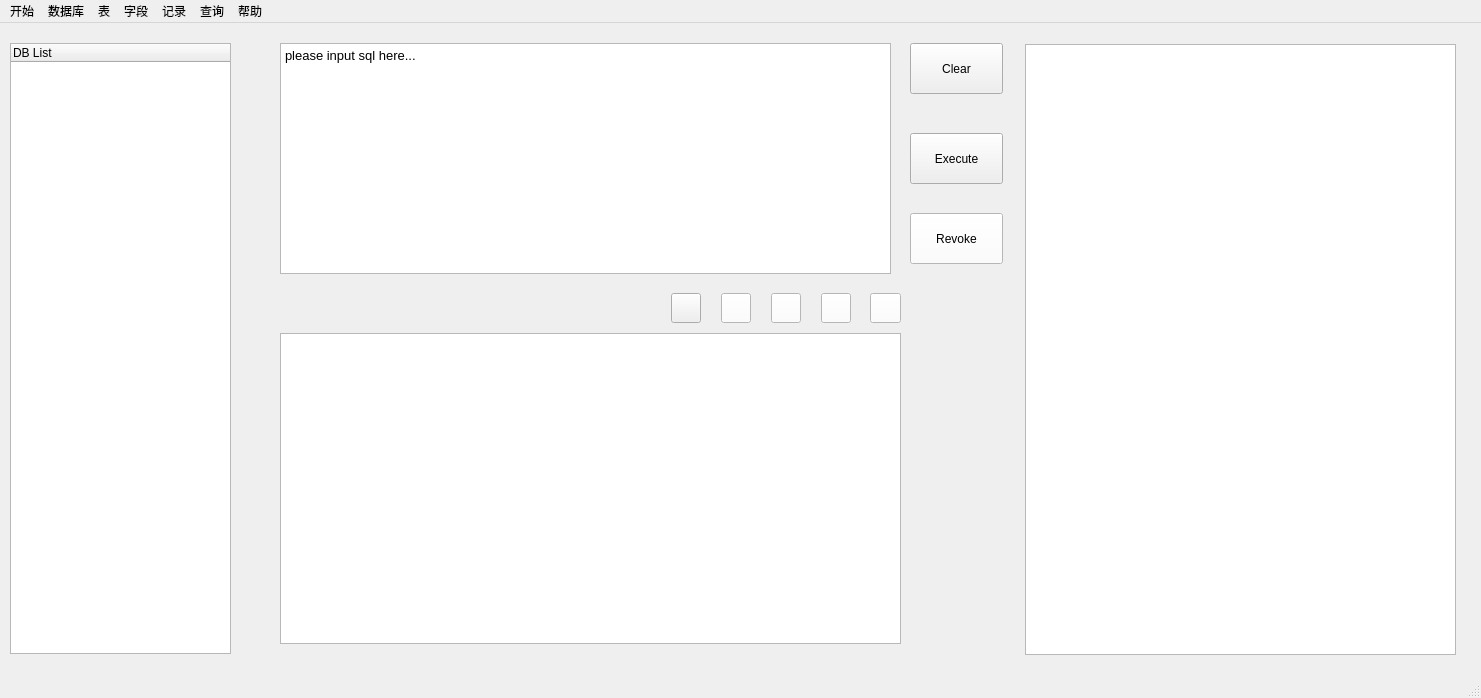
<?xml version="1.0" encoding="UTF-8"?>
<ui version="4.0">
 <class>MainWindow</class>
 <widget class="QMainWindow" name="MainWindow">
  <property name="geometry">
   <rect>
    <x>0</x>
    <y>0</y>
    <width>1481</width>
    <height>698</height>
   </rect>
  </property>
  <property name="windowTitle">
   <string>MainWindow</string>
  </property>
  <property name="styleSheet">
   <string notr="true">background-image: url(:/FILE/res/background.png);</string>
  </property>
  <widget class="QWidget" name="centralwidget">
   <widget class="QTreeWidget" name="treeWidget">
    <property name="geometry">
     <rect>
      <x>10</x>
      <y>20</y>
      <width>221</width>
      <height>611</height>
     </rect>
    </property>
    <property name="styleSheet">
     <string notr="true">border-color: rgb(255, 255, 255);
background-image: url(:/build-DBMS-Desktop_Qt_5_9_9_MSVC2015_32bit-Debug/DBMS/res/back (2).png);</string>
    </property>
    <column>
     <property name="text">
      <string>DB List</string>
     </property>
    </column>
   </widget>
   <widget class="QTextEdit" name="textEdit">
    <property name="geometry">
     <rect>
      <x>280</x>
      <y>20</y>
      <width>611</width>
      <height>231</height>
     </rect>
    </property>
    <property name="styleSheet">
     <string notr="true">font: 75 15pt &quot;Times New Roman&quot;;
background-image: url(:/build-DBMS-Desktop_Qt_5_9_9_MSVC2015_32bit-Debug/DBMS/res/back (2).png);</string>
    </property>
    <property name="html">
     <string>&lt;!DOCTYPE HTML PUBLIC &quot;-//W3C//DTD HTML 4.0//EN&quot; &quot;http://www.w3.org/TR/REC-html40/strict.dtd&quot;&gt;
&lt;html&gt;&lt;head&gt;&lt;meta name=&quot;qrichtext&quot; content=&quot;1&quot; /&gt;&lt;style type=&quot;text/css&quot;&gt;
p, li { white-space: pre-wrap; }
&lt;/style&gt;&lt;/head&gt;&lt;body style=&quot; font-family:'Times New Roman'; font-size:15pt; font-weight:72; font-style:normal;&quot;&gt;
&lt;p style=&quot; margin-top:0px; margin-bottom:0px; margin-left:0px; margin-right:0px; -qt-block-indent:0; text-indent:0px;&quot;&gt;&lt;span style=&quot; font-family:'SimSun'; font-size:10pt; font-weight:400;&quot;&gt;please input sql here...&lt;/span&gt;&lt;/p&gt;&lt;/body&gt;&lt;/html&gt;</string>
    </property>
   </widget>
   <widget class="QTableWidget" name="tableWidget">
    <property name="geometry">
     <rect>
      <x>280</x>
      <y>310</y>
      <width>621</width>
      <height>311</height>
     </rect>
    </property>
    <property name="styleSheet">
     <string notr="true">background-image: url(:/build-DBMS-Desktop_Qt_5_9_9_MSVC2015_32bit-Debug/DBMS/res/back (2).png);</string>
    </property>
   </widget>
   <widget class="QPushButton" name="pushButton">
    <property name="geometry">
     <rect>
      <x>910</x>
      <y>110</y>
      <width>93</width>
      <height>51</height>
     </rect>
    </property>
    <property name="styleSheet">
     <string notr="true">font: 87 11pt &quot;Bodoni MT Black&quot;;</string>
    </property>
    <property name="text">
     <string>Execute</string>
    </property>
   </widget>
   <widget class="QPushButton" name="clearbutton">
    <property name="geometry">
     <rect>
      <x>910</x>
      <y>20</y>
      <width>93</width>
      <height>51</height>
     </rect>
    </property>
    <property name="styleSheet">
     <string notr="true">font: 87 11pt &quot;Bodoni MT Black&quot;;</string>
    </property>
    <property name="text">
     <string>Clear</string>
    </property>
   </widget>
   <widget class="QPushButton" name="backbutton">
    <property name="geometry">
     <rect>
      <x>910</x>
      <y>190</y>
      <width>93</width>
      <height>51</height>
     </rect>
    </property>
    <property name="styleSheet">
     <string notr="true">font: 87 11pt &quot;Bodoni MT Black&quot;;
background-color: rgb(255, 255, 255);</string>
    </property>
    <property name="text">
     <string>Revoke</string>
    </property>
   </widget>
   <widget class="QPushButton" name="tadd">
    <property name="geometry">
     <rect>
      <x>671</x>
      <y>270</y>
      <width>30</width>
      <height>30</height>
     </rect>
    </property>
    <property name="styleSheet">
     <string notr="true"/>
    </property>
    <property name="text">
     <string/>
    </property>
   </widget>
   <widget class="QPushButton" name="tdelete">
    <property name="geometry">
     <rect>
      <x>721</x>
      <y>270</y>
      <width>30</width>
      <height>30</height>
     </rect>
    </property>
    <property name="styleSheet">
     <string notr="true">background-color: rgb(255, 255, 255);
border-image: url(:/build-DBMS-Desktop_Qt_5_9_9_MSVC2015_32bit-Debug/DBMS/res/delete.png);
color: rgb(255, 255, 255);</string>
    </property>
    <property name="text">
     <string/>
    </property>
   </widget>
   <widget class="QPushButton" name="tcorrect">
    <property name="geometry">
     <rect>
      <x>771</x>
      <y>270</y>
      <width>30</width>
      <height>30</height>
     </rect>
    </property>
    <property name="styleSheet">
     <string notr="true">background-color: rgb(255, 255, 255);
border-image: url(:/build-DBMS-Desktop_Qt_5_9_9_MSVC2015_32bit-Debug/DBMS/res/correct.png);
color: rgb(255, 255, 255);</string>
    </property>
    <property name="text">
     <string/>
    </property>
   </widget>
   <widget class="QPushButton" name="twrong">
    <property name="geometry">
     <rect>
      <x>821</x>
      <y>270</y>
      <width>30</width>
      <height>30</height>
     </rect>
    </property>
    <property name="styleSheet">
     <string notr="true">background-color: rgb(255, 255, 255);
border-image: url(:/build-DBMS-Desktop_Qt_5_9_9_MSVC2015_32bit-Debug/DBMS/res/wrong.png);
color: rgb(255, 255, 255);</string>
    </property>
    <property name="text">
     <string/>
    </property>
   </widget>
   <widget class="QPushButton" name="trefresh">
    <property name="geometry">
     <rect>
      <x>870</x>
      <y>270</y>
      <width>31</width>
      <height>30</height>
     </rect>
    </property>
    <property name="styleSheet">
     <string notr="true">background-color: rgb(255, 255, 255);
color: rgb(255, 255, 255);
border-image: url(:/build-DBMS-Desktop_Qt_5_9_9_MSVC2015_32bit-Debug/DBMS/res/refresh.png);</string>
    </property>
    <property name="text">
     <string/>
    </property>
   </widget>
   <widget class="QTableWidget" name="showWidget">
    <property name="geometry">
     <rect>
      <x>1025</x>
      <y>21</y>
      <width>431</width>
      <height>611</height>
     </rect>
    </property>
    <property name="styleSheet">
     <string notr="true">background-image: url(:/build-DBMS-Desktop_Qt_5_9_9_MSVC2015_32bit-Debug/DBMS/res/back (2).png);</string>
    </property>
   </widget>
   <zorder>tableWidget</zorder>
   <zorder>pushButton</zorder>
   <zorder>clearbutton</zorder>
   <zorder>backbutton</zorder>
   <zorder>tadd</zorder>
   <zorder>tdelete</zorder>
   <zorder>tcorrect</zorder>
   <zorder>twrong</zorder>
   <zorder>trefresh</zorder>
   <zorder>showWidget</zorder>
   <zorder>treeWidget</zorder>
   <zorder>textEdit</zorder>
  </widget>
  <widget class="QStatusBar" name="statusbar"/>
  <widget class="QMenuBar" name="menubar">
   <property name="geometry">
    <rect>
     <x>0</x>
     <y>0</y>
     <width>1481</width>
     <height>26</height>
    </rect>
   </property>
   <widget class="QMenu" name="menu">
    <property name="title">
     <string>开始</string>
    </property>
    <addaction name="open"/>
    <addaction name="save"/>
    <addaction name="back"/>
    <addaction name="login"/>
    <addaction name="logout"/>
   </widget>
   <widget class="QMenu" name="menu_2">
    <property name="title">
     <string>数据库</string>
    </property>
    <addaction name="adddb"/>
    <addaction name="deletedb"/>
   </widget>
   <widget class="QMenu" name="menu_3">
    <property name="title">
     <string>表</string>
    </property>
    <addaction name="addtable"/>
    <addaction name="deletetable"/>
   </widget>
   <widget class="QMenu" name="menu_4">
    <property name="title">
     <string>字段</string>
    </property>
    <addaction name="addfield"/>
    <addaction name="modifyfield"/>
    <addaction name="deletefield"/>
   </widget>
   <widget class="QMenu" name="menu_5">
    <property name="title">
     <string>记录</string>
    </property>
    <addaction name="adddate"/>
    <addaction name="deletedate"/>
    <addaction name="updatedate"/>
   </widget>
   <widget class="QMenu" name="menu_6">
    <property name="title">
     <string>查询</string>
    </property>
    <addaction name="finddb"/>
    <addaction name="findtable"/>
    <addaction name="findfield"/>
    <addaction name="readtable"/>
    <addaction name="readdb"/>
   </widget>
   <widget class="QMenu" name="menu_7">
    <property name="title">
     <string>帮助</string>
    </property>
   </widget>
   <addaction name="menu"/>
   <addaction name="menu_2"/>
   <addaction name="menu_3"/>
   <addaction name="menu_4"/>
   <addaction name="menu_5"/>
   <addaction name="menu_6"/>
   <addaction name="menu_7"/>
  </widget>
  <action name="open">
   <property name="text">
    <string>打开</string>
   </property>
  </action>
  <action name="save">
   <property name="text">
    <string>保存</string>
   </property>
  </action>
  <action name="back">
   <property name="text">
    <string>撤销</string>
   </property>
  </action>
  <action name="db">
   <property name="text">
    <string>数据库</string>
   </property>
  </action>
  <action name="table">
   <property name="text">
    <string>表</string>
   </property>
  </action>
  <action name="trigger">
   <property name="text">
    <string>触发器</string>
   </property>
  </action>
  <action name="login">
   <property name="text">
    <string>登录</string>
   </property>
  </action>
  <action name="adddb">
   <property name="text">
    <string>创建数据库</string>
   </property>
  </action>
  <action name="deletedb">
   <property name="text">
    <string>删除数据库</string>
   </property>
  </action>
  <action name="addtable">
   <property name="text">
    <string>创建表</string>
   </property>
  </action>
  <action name="deletetable">
   <property name="text">
    <string>删除表</string>
   </property>
  </action>
  <action name="addfield">
   <property name="text">
    <string>添加字段</string>
   </property>
  </action>
  <action name="modifyfield">
   <property name="text">
    <string>修改字段</string>
   </property>
  </action>
  <action name="deletefield">
   <property name="text">
    <string>删除字段</string>
   </property>
  </action>
  <action name="adddate">
   <property name="text">
    <string>增加记录</string>
   </property>
  </action>
  <action name="finddb">
   <property name="text">
    <string>查找数据库</string>
   </property>
  </action>
  <action name="findtable">
   <property name="text">
    <string>查找表</string>
   </property>
  </action>
  <action name="findfield">
   <property name="text">
    <string>查找语句</string>
   </property>
  </action>
  <action name="logout">
   <property name="text">
    <string>退出</string>
   </property>
  </action>
  <action name="readtable">
   <property name="text">
    <string>查看表</string>
   </property>
  </action>
  <action name="deletedate">
   <property name="text">
    <string>删除记录</string>
   </property>
  </action>
  <action name="updatedate">
   <property name="text">
    <string>修改记录</string>
   </property>
  </action>
  <action name="readdb">
   <property name="text">
    <string>查看数据库</string>
   </property>
  </action>
 </widget>
 <resources/>
 <connections/>
</ui>
